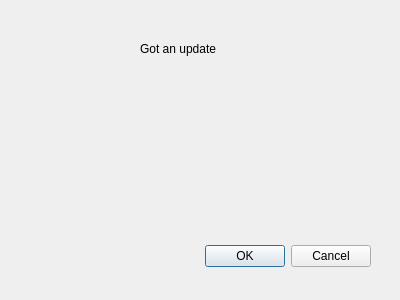
<?xml version="1.0" encoding="UTF-8"?>
<ui version="4.0">
 <class>UpdateNotification</class>
 <widget class="QDialog" name="UpdateNotification">
  <property name="geometry">
   <rect>
    <x>0</x>
    <y>0</y>
    <width>400</width>
    <height>300</height>
   </rect>
  </property>
  <property name="windowTitle">
   <string>Dialog</string>
  </property>
  <widget class="QDialogButtonBox" name="buttonBox">
   <property name="geometry">
    <rect>
     <x>30</x>
     <y>240</y>
     <width>341</width>
     <height>32</height>
    </rect>
   </property>
   <property name="orientation">
    <enum>Qt::Horizontal</enum>
   </property>
   <property name="standardButtons">
    <set>QDialogButtonBox::Cancel|QDialogButtonBox::Ok</set>
   </property>
  </widget>
  <widget class="QLabel" name="label">
   <property name="geometry">
    <rect>
     <x>140</x>
     <y>40</y>
     <width>151</width>
     <height>18</height>
    </rect>
   </property>
   <property name="text">
    <string>Got an update</string>
   </property>
  </widget>
 </widget>
 <resources/>
 <connections>
  <connection>
   <sender>buttonBox</sender>
   <signal>accepted()</signal>
   <receiver>UpdateNotification</receiver>
   <slot>accept()</slot>
   <hints>
    <hint type="sourcelabel">
     <x>248</x>
     <y>254</y>
    </hint>
    <hint type="destinationlabel">
     <x>157</x>
     <y>274</y>
    </hint>
   </hints>
  </connection>
  <connection>
   <sender>buttonBox</sender>
   <signal>rejected()</signal>
   <receiver>UpdateNotification</receiver>
   <slot>reject()</slot>
   <hints>
    <hint type="sourcelabel">
     <x>316</x>
     <y>260</y>
    </hint>
    <hint type="destinationlabel">
     <x>286</x>
     <y>274</y>
    </hint>
   </hints>
  </connection>
 </connections>
</ui>
